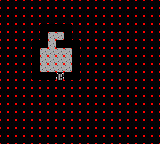

Tiled map render using the project's own tile images. Description and the whole map definition, tile-layer contents included, below:
An orthogonal 20x18 tile map with 8x8 px tiles, 3 tile layers (Types, Collision, Warps), 3 tilesets.

<map version="1.9" tiledversion="1.9.0" orientation="orthogonal" renderorder="right-down" width="20" height="18" tilewidth="8" tileheight="8" infinite="0" nextlayerid="5" nextobjectid="1">
 <properties>
  <property name="warp1" type="class" propertytype="Warp">
   <properties>
    <property name="destinationMap" value="ExampleMap" />
    <property name="destinationX" type="int" value="7" />
    <property name="destinationY" type="int" value="10" />
   </properties>
  </property>
 </properties>
 <tileset firstgid="1" source="../Tileset.tsx" />
 <tileset firstgid="7" source="../Boolean.tsx" />
 <tileset firstgid="11" source="../Warps.tsx" />
 <layer id="1" name="Types" width="20" height="18">
  <data encoding="csv">
5,5,5,5,5,5,5,5,5,5,5,5,5,5,5,5,5,5,5,5,
5,5,5,5,5,5,5,5,5,5,5,5,5,5,5,5,5,5,5,5,
5,5,5,5,5,5,5,5,5,5,5,5,5,5,5,5,5,5,5,5,
5,5,5,5,5,2,2,2,2,5,5,5,5,5,5,5,5,5,5,5,
5,5,5,5,5,2,4,4,2,5,5,5,5,5,5,5,5,5,5,5,
5,5,5,5,2,2,4,2,2,2,5,5,5,5,5,5,5,5,5,5,
5,5,5,5,2,4,4,4,4,2,5,5,5,5,5,5,5,5,5,5,
5,5,5,5,2,4,4,4,4,2,5,5,5,5,5,5,5,5,5,5,
5,5,5,5,2,4,4,4,4,2,5,5,5,5,5,5,5,5,5,5,
5,5,5,5,2,2,2,6,2,2,5,5,5,5,5,5,5,5,5,5,
5,5,5,5,5,5,5,5,5,5,5,5,5,5,5,5,5,5,5,5,
5,5,5,5,5,5,5,5,5,5,5,5,5,5,5,5,5,5,5,5,
5,5,5,5,5,5,5,5,5,5,5,5,5,5,5,5,5,5,5,5,
5,5,5,5,5,5,5,5,5,5,5,5,5,5,5,5,5,5,5,5,
5,5,5,5,5,5,5,5,5,5,5,5,5,5,5,5,5,5,5,5,
5,5,5,5,5,5,5,5,5,5,5,5,5,5,5,5,5,5,5,5,
5,5,5,5,5,5,5,5,5,5,5,5,5,5,5,5,5,5,5,5,
5,5,5,5,5,5,5,5,5,5,5,5,5,5,5,5,5,5,5,5
</data>
 </layer>
 <layer id="2" name="Collision" width="20" height="18">
  <data encoding="csv">
9,9,9,9,9,9,9,9,9,9,9,9,9,9,9,9,9,9,9,9,
9,9,9,9,9,9,9,9,9,9,9,9,9,9,9,9,9,9,9,9,
9,9,9,9,9,9,9,9,9,9,9,9,9,9,9,9,9,9,9,9,
9,9,9,9,9,10,10,10,10,9,9,9,9,9,9,9,9,9,9,9,
9,9,9,9,9,10,9,9,10,9,9,9,9,9,9,9,9,9,9,9,
9,9,9,9,10,10,9,10,10,10,9,9,9,9,9,9,9,9,9,9,
9,9,9,9,10,9,9,9,9,10,9,9,9,9,9,9,9,9,9,9,
9,9,9,9,10,9,9,9,9,10,9,9,9,9,9,9,9,9,9,9,
9,9,9,9,10,9,9,9,9,10,9,9,9,9,9,9,9,9,9,9,
9,9,9,9,10,10,10,9,10,10,9,9,9,9,9,9,9,9,9,9,
9,9,9,9,9,9,9,9,9,9,9,9,9,9,9,9,9,9,9,9,
9,9,9,9,9,9,9,9,9,9,9,9,9,9,9,9,9,9,9,9,
9,9,9,9,9,9,9,9,9,9,9,9,9,9,9,9,9,9,9,9,
9,9,9,9,9,9,9,9,9,9,9,9,9,9,9,9,9,9,9,9,
9,9,9,9,9,9,9,9,9,9,9,9,9,9,9,9,9,9,9,9,
9,9,9,9,9,9,9,9,9,9,9,9,9,9,9,9,9,9,9,9,
9,9,9,9,9,9,9,9,9,9,9,9,9,9,9,9,9,9,9,9,
9,9,9,9,9,9,9,9,9,9,9,9,9,9,9,9,9,9,9,9
</data>
 </layer>
 <layer id="3" name="Warps" width="20" height="18" opacity="0">
  <data encoding="csv">
11,11,11,11,11,11,11,11,11,11,11,11,11,11,11,11,11,11,11,11,
11,11,11,11,11,11,11,11,11,11,11,11,11,11,11,11,11,11,11,11,
11,11,11,11,11,11,11,11,11,11,11,11,11,11,11,11,11,11,11,11,
11,11,11,11,11,11,11,11,11,11,11,11,11,11,11,11,11,11,11,11,
11,11,11,11,11,11,11,11,11,11,11,11,11,11,11,11,11,11,11,11,
11,11,11,11,11,11,11,11,11,11,11,11,11,11,11,11,11,11,11,11,
11,11,11,11,11,11,11,11,11,11,11,11,11,11,11,11,11,11,11,11,
11,11,11,11,11,11,11,11,11,11,11,11,11,11,11,11,11,11,11,11,
11,11,11,11,11,11,11,11,11,11,11,11,11,11,11,11,11,11,11,11,
11,11,11,11,11,11,11,11,11,11,11,11,11,11,11,11,11,11,11,11,
11,11,11,11,11,11,11,12,11,11,11,11,11,11,11,11,11,11,11,11,
11,11,11,11,11,11,11,11,11,11,11,11,11,11,11,11,11,11,11,11,
11,11,11,11,11,11,11,11,11,11,11,11,11,11,11,11,11,11,11,11,
11,11,11,11,11,11,11,11,11,11,11,11,11,11,11,11,11,11,11,11,
11,11,11,11,11,11,11,11,11,11,11,11,11,11,11,11,11,11,11,11,
11,11,11,11,11,11,11,11,11,11,11,11,11,11,11,11,11,11,11,11,
11,11,11,11,11,11,11,11,11,11,11,11,11,11,11,11,11,11,11,11,
11,11,11,11,11,11,11,11,11,11,11,11,11,11,11,11,11,11,11,11
</data>
 </layer>
</map>